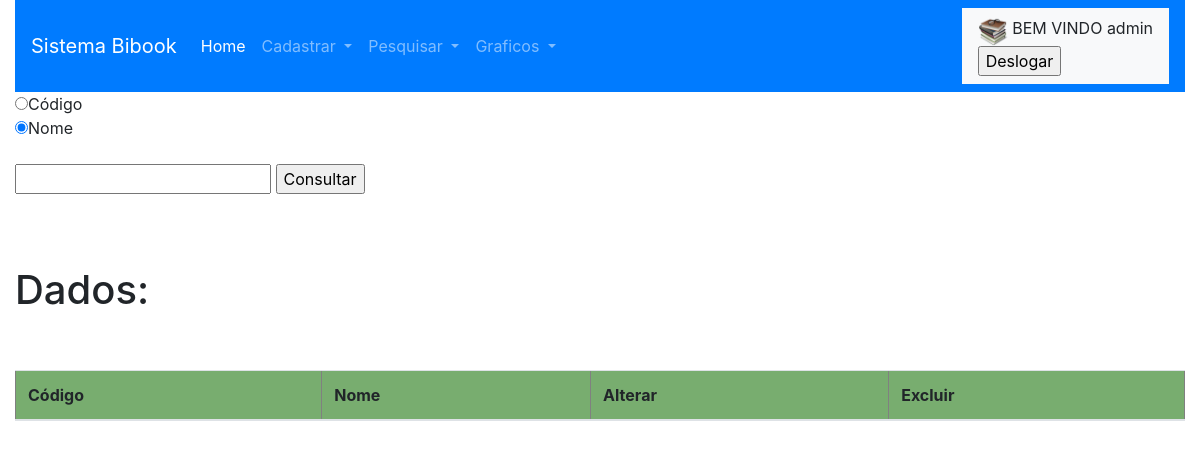
The page /InterfaceGrafica/listarautores.php (signed in) on the database as committed earlier.
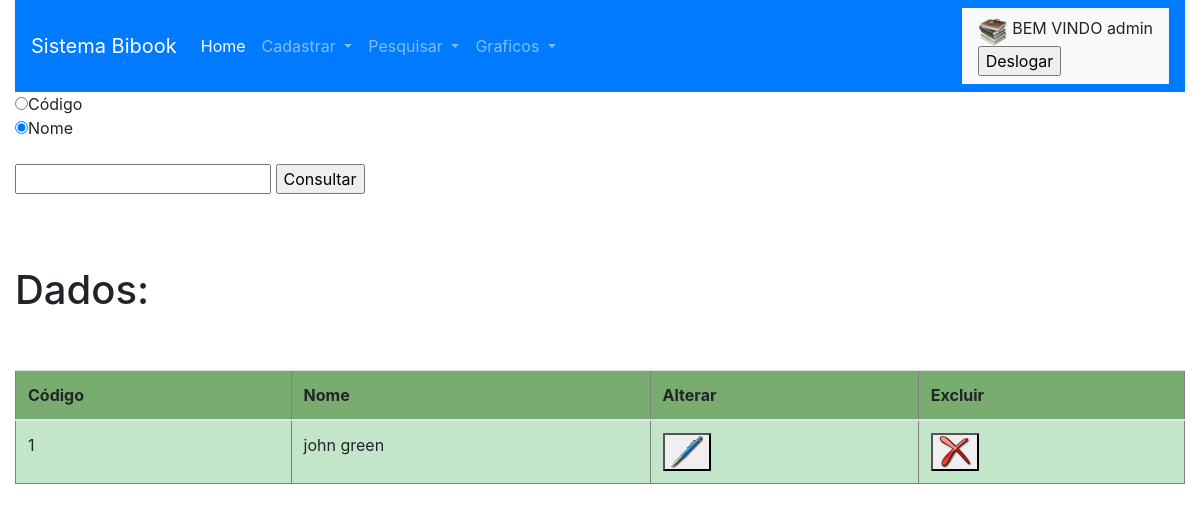
The same page on the database as committed later.
### tables this page shows
CREATE TABLE IF NOT EXISTS `Autor` (
  `idAutor` INT NOT NULL AUTO_INCREMENT,
  `nome` VARCHAR(120) NOT NULL,
  PRIMARY KEY (`idAutor`));

### DTO/Autor.php (called while the page is built, shortened)
<?php
class Autor implements ICrud {
    private $id;
    private $nome;
    function getId() {
        return $this->id;
    }
    function getNome() {
        return $this->nome;
    }
    function setId($id) {
        $this->id = $id;
    }
    function setNome($nome) {
        $this->nome = $nome;
    }
    public function PesquisarTodos($sql) {
        $pdo = Conexao::getInstance();
        $consulta = $pdo->query($sql);
        $vetDados = array();
        while ($linha = $consulta->fetch(PDO::FETCH_BOTH)) {
            $autor = new Autor();
            $autor->setId($linha['idAutor']);
            $autor->setNome($linha['nome']);
            $vetDados[] = $autor;
        }
        return $vetDados;
    }
}

### InterfaceGrafica/listarautores.php (the view, shortened to what this page needs)
<!DOCTYPE html>
<?php
$logado = $_SESSION['loginextra'];
require_once ".." . DIRECTORY_SEPARATOR . "autoload.php";
?>
<html>
    <head>
        <link rel="stylesheet" href="https://maxcdn.bootstrapcdn.com/bootstrap/4.0.0/css/bootstrap.min.css">
        <?php $dircss = ".." . DIRECTORY_SEPARATOR . "css" . DIRECTORY_SEPARATOR . "estilo.css"; ?>
        <link rel="stylesheet" type="text/css" href=<?php echo $dircss ?>/>
    </head>
    <body>
        <div class="container-fluid">
            <nav class="navbar navbar-expand-lg navbar-dark bg-primary">
                <a class="navbar-brand" href="index.php">Sistema Bibook</a>
                <div class="collapse navbar-collapse" id="navbarSupportedContent">
                    <ul class="navbar-nav mr-auto">
                        <li class="nav-item active">
                            <a class="nav-link" href="JanelaPrincipal.php">Home <span class="sr-only">(current)</span></a>
                        </li>
                        <li class="nav-item dropdown">
                            <a class="nav-link dropdown-toggle" href="#" id="navbarDropdown" role="button" data-toggle="dropdown" aria-haspopup="true" aria-expanded="false">
                                Cadastrar
                            </a>
                        </li>
                        <li class="nav-item dropdown">
                            <a class="nav-link dropdown-toggle" href="#" id="navbarDropdown" role="button" data-toggle="dropdown" aria-haspopup="true" aria-expanded="false">
                                Pesquisar
                            </a>
                        </li>
                         <li class="nav-item dropdown">
                            <a class="nav-link dropdown-toggle" href="#" id="navbarDropdown" role="button" data-toggle="dropdown" aria-haspopup="true" aria-expanded="false">
                                Graficos
                            </a>
                        </li>
                    </ul>
                    <nav class="navbar navbar-light bg-light">
                        <span>
                            <?php $linkimg = ".." . DIRECTORY_SEPARATOR . "IMG" . DIRECTORY_SEPARATOR . "livro32x32p.png"; ?>
                            <img src=<?php echo $linkimg ?> width="30" height="30" class="d-inline-block align-top" alt="">
                            BEM VINDO <?php echo $logado; ?>
                            <?php $linkdeslog = ".." . DIRECTORY_SEPARATOR . "arquivosPHP" . DIRECTORY_SEPARATOR . "Deslogar.php" ?>
                            <form action=<?php echo $linkdeslog ?> method="post">
                                <input type="submit" value="Deslogar" name="botao">
                            </form>
                        </span>
                    </nav>
                </div>
            </nav>
            <?php
            $tipo = isset($_POST['tipo']) ? $_POST['tipo'] : "2";
            ?>
            <form method="post">
                <input type="radio" name="tipo" id="tipo" value="1" <?php
            if ($tipo == 1) {
                echo "checked";
            }
            ?>>Código<br>
                <input type="radio" name="tipo" id="tipo" value="2" <?php
                if ($tipo == 2) {
                    echo "checked";
                }
            ?>>Nome<br><br>
                <input type="text" name="procurar" id="procurar" value="">
                <input type="submit" value="Consultar">
            </form>
            <br>
            <?php
            require_once ".." . DIRECTORY_SEPARATOR . "autoload.php";
            $Autor = new Autor();
            $vet = $Autor->PesquisarTodos($sql);
            $count = count($vet);
            ?>
            <br><br>
            <h1>Dados:</h1>
            <br><br>
            <table class="table table-striped table-hover" border="1px" bgcolor="#9dff8c">
                <thead>
                    <tr>
                        <th scope="col" bgcolor="#78ad6f">Código</th>
                        <th scope="col" bgcolor="#78ad6f">Nome</th>
                        <th scope="col" bgcolor="#78ad6f">Alterar</th>
                        <th scope="col" bgcolor="#78ad6f">Excluir</th>
                    </tr>
                </thead>
                <tbody>
                    <?php for ($index = 0; $index < $count; $index++) {
                        ?>
                        <tr>
                            <td class="table-success"><?php echo $vet[$index]->getId(); ?></td>
                            <td class="table-success"><?php echo $vet[$index]->getNome(); ?></td>
                            <?php $number = $vet[$index]->getId(); ?>
                            <?php $linkimgapagar = ".." . DIRECTORY_SEPARATOR . "IMG" . DIRECTORY_SEPARATOR . "Erase.png"; ?>
                            <?php $linkimgeditar = ".." . DIRECTORY_SEPARATOR . "IMG" . DIRECTORY_SEPARATOR . "Edit.png"; ?>
                            <?php $linkscript = ".." . DIRECTORY_SEPARATOR ."arquivosPHP". DIRECTORY_SEPARATOR ."exclusaoBairro.php?autor=".$number ?>
                            <td class="table-success"><button  type="button" id="btn1" onclick="EditAutor(<?php echo $number ?>)" ><img src=<?php echo $linkimgeditar ?>> </button></td>
                            <td class="table-success"><button  type="button" id="btn1" onclick="ExcludeAutor(<?php echo $linkscript ?>)" > <img src=<?php echo $linkimgapagar ?>></button></td>
                        </tr>
                    <?php } ?>
                </tbody>
            </table>
        </div>
    </body>
</html>

Rows that differ between the two databases and show on the page:
added autor: idAutor "1", nome "john green"
